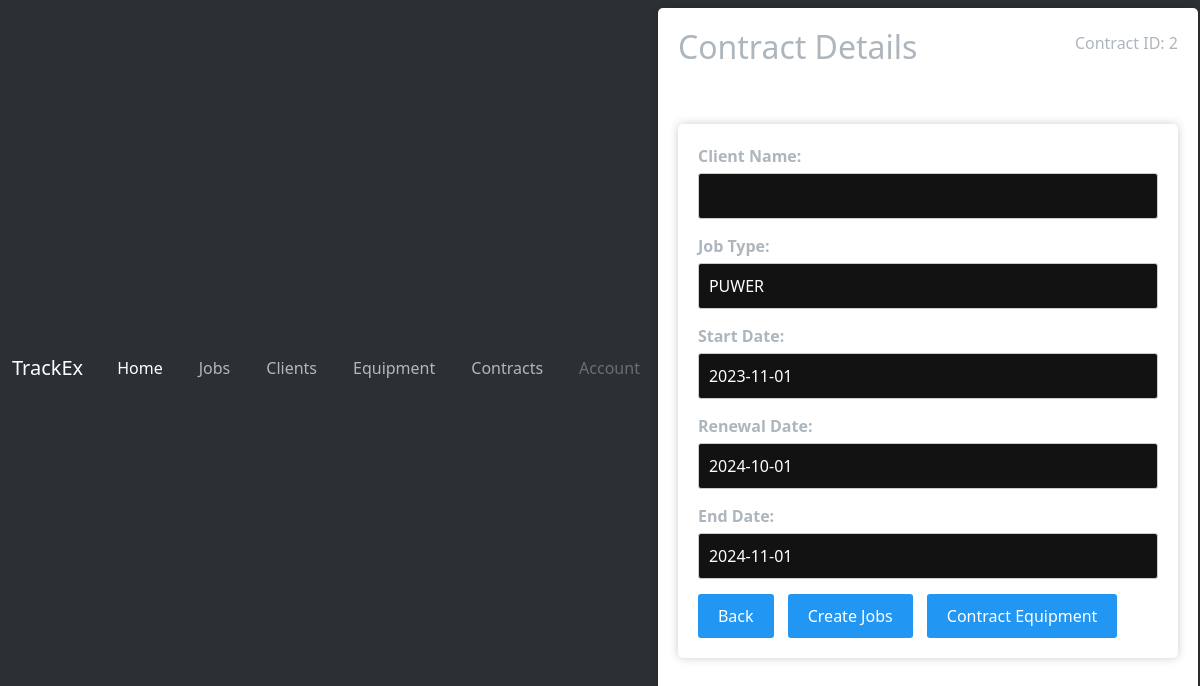
The page /contract-details/2 on the database its author committed.
### tables this page shows
CREATE TABLE contracts (
            id INTEGER PRIMARY KEY,
            client_account_number TEXT NOT NULL,
            equipment_ids TEXT,
            job_type TEXT,
            start_date DATE,
            end_date DATE,
            renewal_date DATE,
            contract_charge FLOAT,
            billing_cycle TEXT
        );

### app.py (the view)
@app.route('/contract-details/<contract_id>')
def contract_details(contract_id):
    contract_data = get_contract_data(contract_id)
    if contract_data:
        equipment_ids = contract_data['equipment_ids'].split(',')
        equipment_list = get_equipment_for_ids(equipment_ids)
        contract_data['equipment_list'] = equipment_list
        return render_template('contract_details.html', contract=contract_data)
    else:
        flash('Contract not found', 'error')
        return redirect(url_for('contracts'))

### app.py (called while the page is built)
def get_db():
    conn = sqlite3.connect(DATABASE)
    conn.row_factory = sqlite3.Row
    return conn

def get_contract_data(contract_id):
    conn = get_db()
    cursor = conn.cursor()
    cursor.execute('''
        SELECT * FROM contracts WHERE id = ?
    ''', (contract_id,))
    contract_data = cursor.fetchone()
    conn.close()
    return dict(contract_data) if contract_data else None

def get_equipment_for_ids(equipment_ids):
    conn = get_db()
    cursor = conn.cursor()
    query = 'SELECT * FROM equipment WHERE id IN ({})'.format(','.join('?' for _ in equipment_ids))
    cursor.execute(query, equipment_ids)
    equipment_list = cursor.fetchall()
    conn.close()
    return [dict(eq) for eq in equipment_list]

### templates/contract_details.html (shortened to what this page needs)
<!DOCTYPE html>
<html>
<head>
    <link rel="stylesheet" type="text/css" href="{{ url_for('static', filename='css/style.css') }}">
</head>
<body>
    {% include 'header.html' %}
      <div class="client-details-container">
        <div class="client-details-header">
            <h2>Contract Details</h2>
            <p>Contract ID: {{ contract.id }}</p>
        </div>
        <form action="/update-contract" method="post" class="contract-details-form">
            <div class="form-group">
                <label for="client_name">Client Name:</label>
                <input type="text" name="client_name" id="client_name" value="{{ contract.client_name }}" required readonly>
            </div>
            <div class="form-group">
                <label for="job_type">Job Type:</label>
                <input type="text" name="job_type" id="job_type" value="{{ contract.job_type }}" required readonly>
            </div>
            <div class="form-group">
                <label for="start_date">Start Date:</label>
                <input type="text" name="start_date" id="start_date" value="{{ contract.start_date }}" required readonly>
            </div>
            <div class="form-group">
                <label for="renewal_date">Renewal Date:</label>
                <input type="text" name="renewal_date" id="renewal_date" value="{{ contract.renewal_date }}" required readonly>
            </div>
            <div class="form-group">
                <label for="end_date">End Date:</label>
                <input type="text" name="end_date" id="end_date" value="{{ contract.end_date }}" required readonly>
            </div>
            <div class="contract-details-navigation">
                <a href="/contracts" class="button">Back</a>
                <a href="#" class="button">Create Jobs</a>
                <a href="#" class="button" id="contractEquipment">Contract Equipment</a>
            </div>
        </form>
    </div>
</body>
</html>

### static/css/style.css (style rules this page uses)
body { font-family: Arial, sans-serif; background-color: #f2f2f2; color: #333; }
h2 { text-align: center; }
form { width: 500px; margin: 50px auto; padding: 20px; background-color: #fff; border-radius: 5px; box-shadow: 0 0 10px rgba(0,0 ,0,0.2); }
label { display: block; margin-bottom: 5px; }
input[type=text] { width: 95%; padding: 10px; border: 1px solid #ccc; border-radius: 3px; }
* { margin: 0; padding: 0; box-sizing: border-box; }
.client-details-container { max-width: 800px; margin: 0 auto; padding: 20px; background-color: #fff; border-radius: 5px; box-shadow: 0 0 10px rgba(0, 0, 0, 0.2); }
.client-details-header { display: flex; justify-content: space-between; align-items: center; }
.form-group { margin-bottom: 15px; }
.form-group label { display: block; font-weight: bold; margin-bottom: 5px; }
.form-group input[type="text"] { width: 100%; padding: 10px; border: 1px solid #ccc; border-radius: 3px; }
.button { display: inline-block; margin-right: 10px; padding: 10px 20px; background-color: #2196F3; color: #fff; text-decoration: none; border-radius: 3px; text-align: center; transition: background-color 0.2s; }

### rows shown on the page
contracts: id "2", job_type "PUWER", start_date "2023-11-01", renewal_date "2024-10-01", end_date "2024-11-01"
